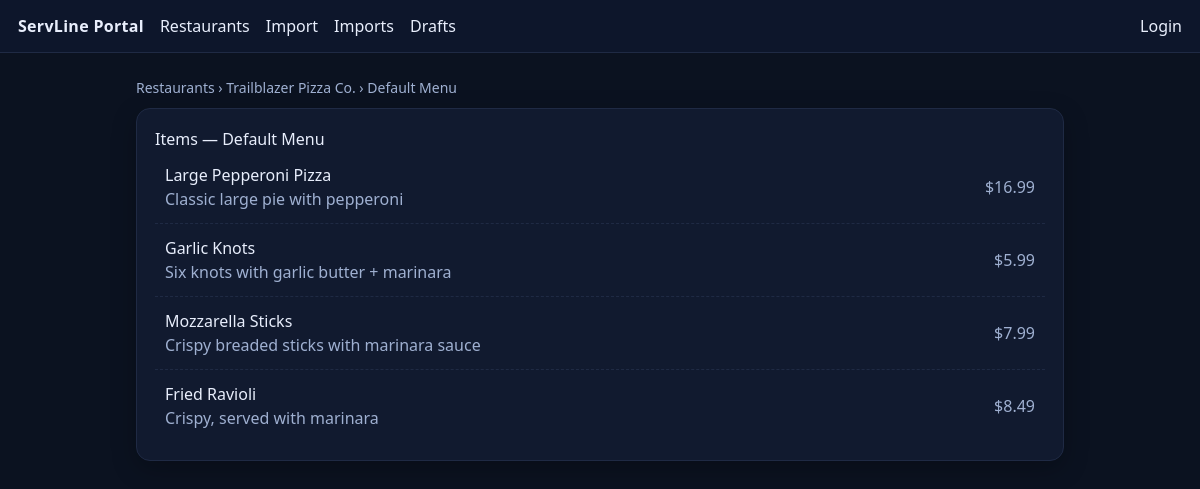
/menus/1/items, run on an earlier commit of the app's database.
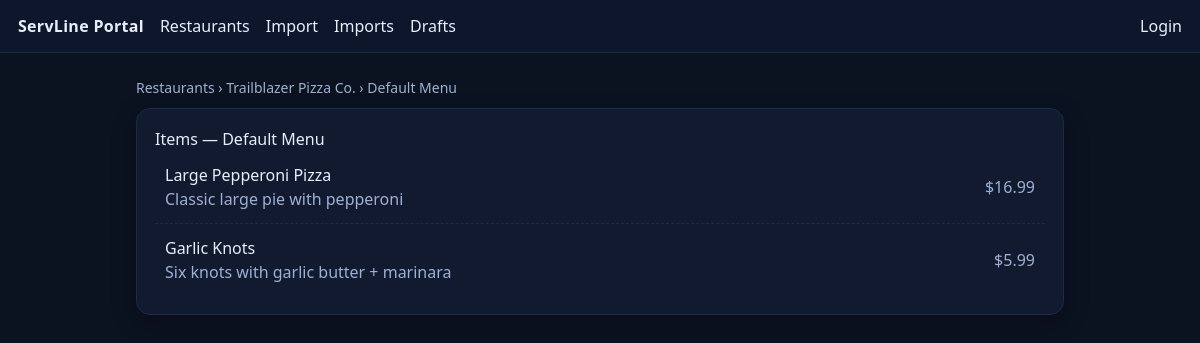
And on a later commit of the database.
### tables this page shows
CREATE TABLE menu_items (
  id INTEGER PRIMARY KEY AUTOINCREMENT,
  menu_id INTEGER NOT NULL,
  name TEXT NOT NULL,
  description TEXT,
  price_cents INTEGER NOT NULL,
  is_available INTEGER NOT NULL DEFAULT 1,
  created_at TEXT NOT NULL DEFAULT (datetime('now')),
  FOREIGN KEY (menu_id) REFERENCES menus(id) ON DELETE CASCADE
);

### portal/app.py (the view)
@app.get("/menus/<int:menu_id>/items")
def items_page(menu_id):
    with db_connect() as conn:
        menu = conn.execute(
            "SELECT * FROM menus WHERE id=?", (menu_id,)
        ).fetchone()
        if not menu:
            abort(404)
        rest = conn.execute(
            "SELECT * FROM restaurants WHERE id=?", (menu["restaurant_id"],)
        ).fetchone()
        items = conn.execute(
            "SELECT * FROM menu_items WHERE menu_id=? AND is_available=1 ORDER BY id", (menu_id,)
        ).fetchall()
    return render_template("items.html", restaurant=rest, menu=menu, items=items)

### portal/app.py (called while the page is built)
def db_connect():
    conn = sqlite3.connect(DB_PATH)
    conn.row_factory = sqlite3.Row
    conn.execute("PRAGMA foreign_keys = ON;")
    return conn

### portal/templates/items.html (shortened to what this page needs)
{% extends "base.html" %}
{% block content %}
  <p class="crumbs">
    <a href="/restaurants">Restaurants</a> ›
    <a href="/restaurants/{{ restaurant.id }}/menus">{{ restaurant.name }}</a> ›
    {{ menu.name }}
  </p>
  <div class="card">
    <h1>Items — {{ menu.name }}</h1>
    <ul class="list">
      {% for it in items %}
        <li class="row">
          <div>
            <div>{{ it.name }}</div>
            {% if it.description %}<div class="muted">{{ it.description }}</div>{% endif %}
          </div>
          <div class="muted">
            ${{ '%.2f'|format(it.price_cents/100) }}
          </div>
        </li>
      {% endfor %}
    </ul>
  </div>
{% endblock %}

What changed in the data, as far as the page shows it:
no longer on this page (row edited): menu_items: name "Mozzarella Sticks", description "Crispy breaded sticks with marinara sauce", it.price_cents/100 "7.99"
no longer on this page (row edited): menu_items: name "Fried Ravioli", description "Crispy, served with marinara", it.price_cents/100 "8.49"
